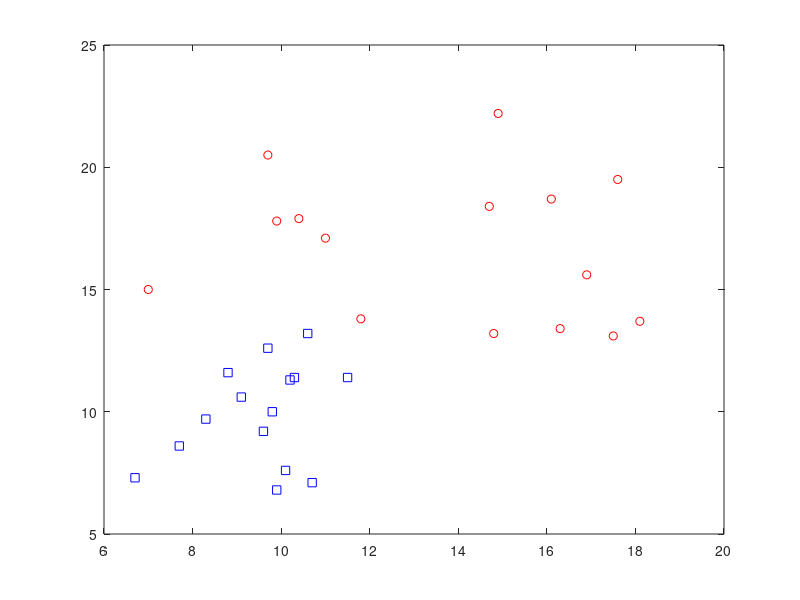

Reproduce this figure in MATLAB. (Note: this script raises an error after producing the figure.)
%% 
clc;clear

%% 
load Example-6-1.mat

%% 
n=numel(y);

ClassA=find(y==1);
ClassB=find(y==-1);


%% Development of SVM

%% Parameter C

C=10;

H=zeros(n,n);
for i=1:n
for j=i:n
        H(i,j)=y(i)*y(j)*x(:,i)'*x(:,j);
        H(j,i)=H(i,j);
end
end

f=-ones(n,1);

Aeq=y;
beq=0;
lb=zeros(n,1);
ub=C*ones(n,1);
Alg='interior-point-convex';
options=optimset('Algorithm',Alg,...
'Display','off',...
'MaxIter',20);

alpha=quadprog(H,f,[],[],Aeq,beq,lb,ub,[],options)';

AlmostZero=(abs(alpha)<max(abs(alpha))/1e5);
alpha(AlmostZero)=0;


S=find(alpha>0 & alpha<C);

w=0;
for i=S
    w=w+alpha(i)*y(i)*x(:,i);
end


b=mean(y(S)-w'*x(:,S));

%% Plot 

Line=@(x1,x2) w(1)*x1+w(2)*x2+b;
LineA=@(x1,x2) w(1)*x1+w(2)*x2+b+1;
LineB=@(x1,x2) w(1)*x1+w(2)*x2+b-1;

figure;
plot(x(1,ClassA),x(2,ClassA),'ro');
hold on;
plot(x(1,ClassB),x(2,ClassB),'bs');
plot(x(1,S),x(2,S),'ko','MarkerSize',12);
x1min=min(x(1,:));
x1max=max(x(1,:));
x2min=min(x(2,:));
x2max=max(x(2,:));

handle=ezplot(Line,[x1min x1max x2min x2max]);
set(handle,'Color','k','LineWidth',2);

handleA=ezplot(LineA,[x1min x1max x2min x2max]);
set(handleA,'Color','k','LineWidth',1,'LineStyle',':');

handleB=ezplot(LineB,[x1min x1max x2min x2max]);
set(handleB,'Color','k','LineWidth',1,'LineStyle',':');

legend('Class A','Class B');
